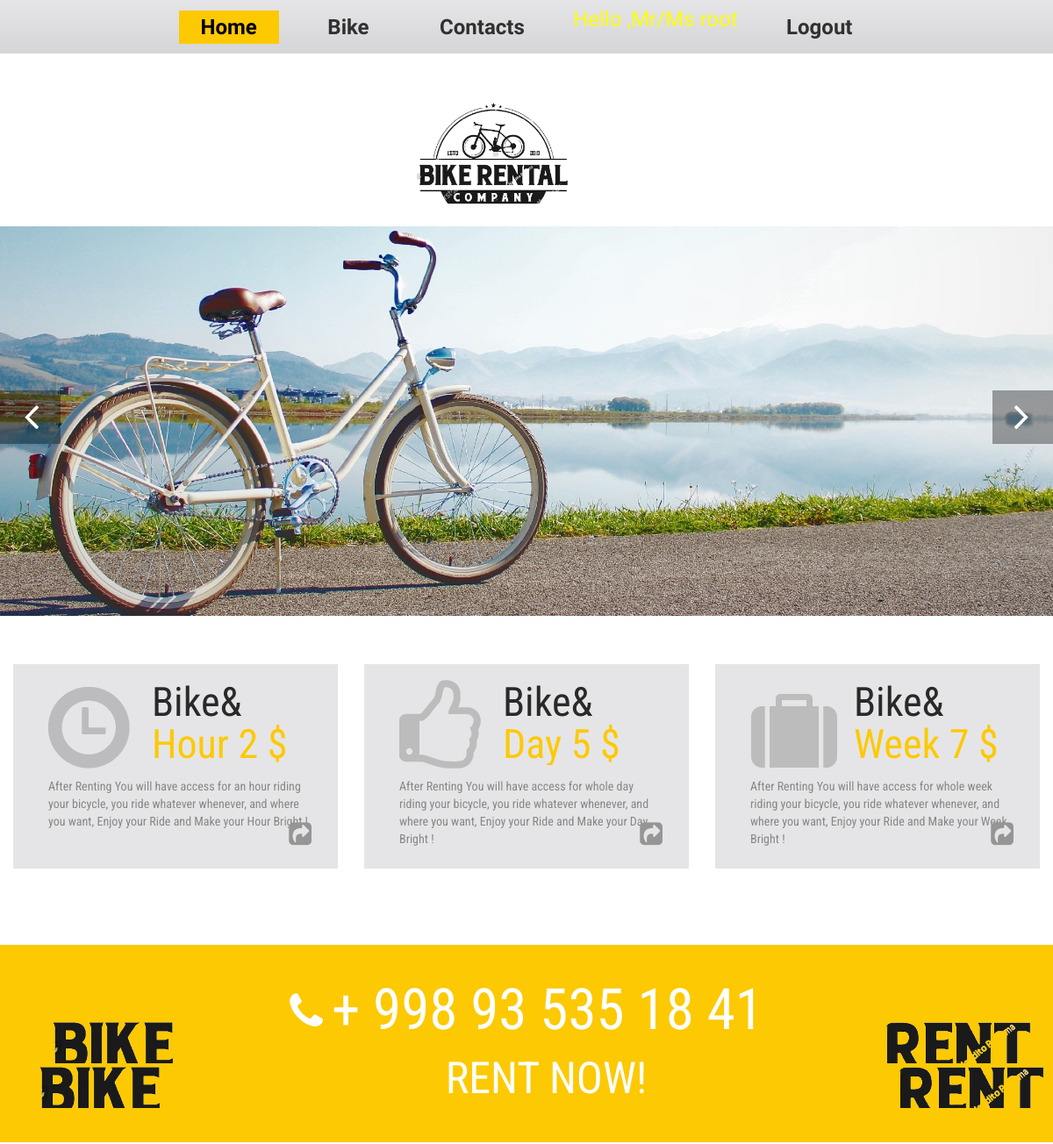
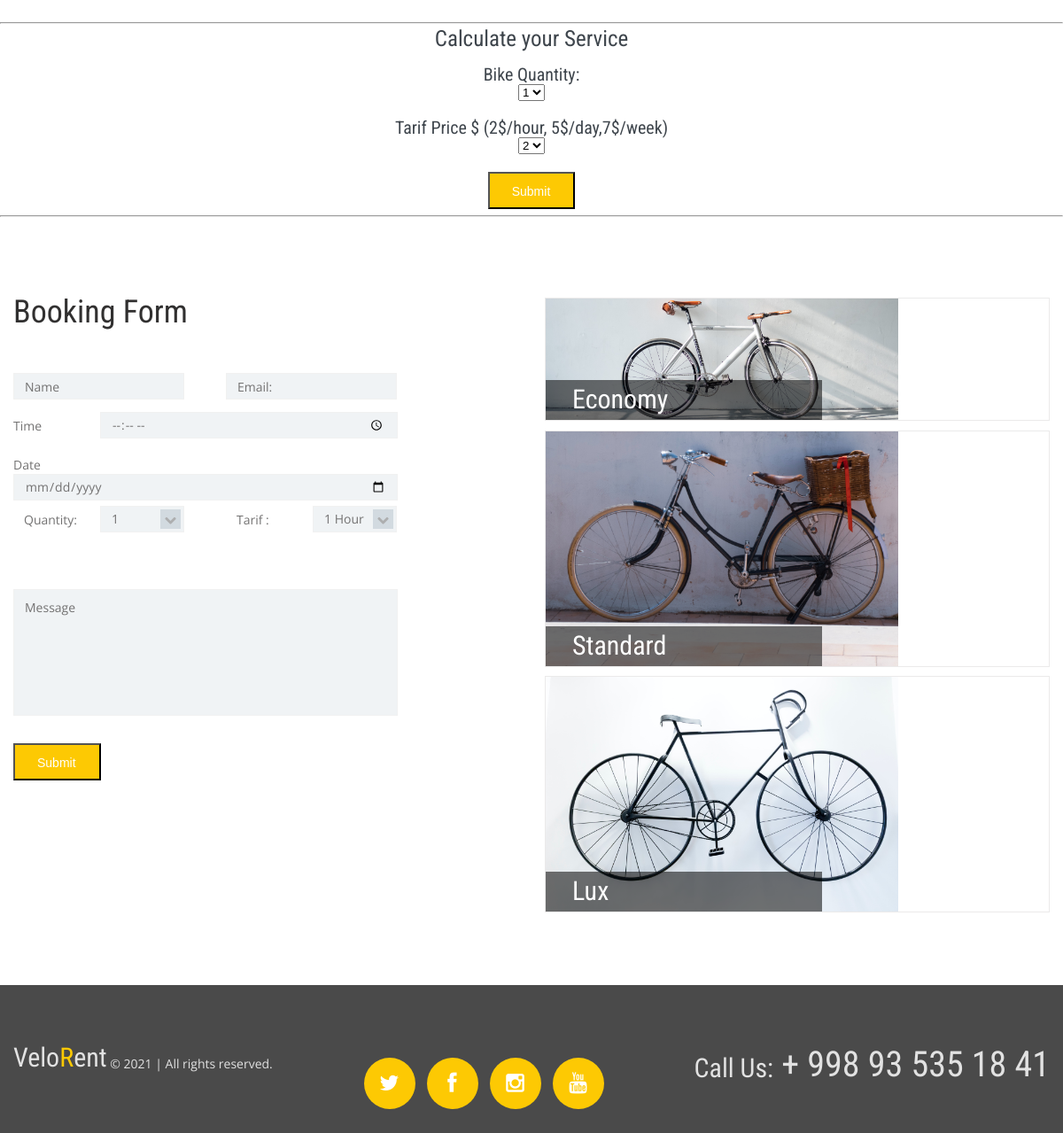
The app's page / (signed in) with its own data (2 pictures, top to bottom).
### velorentapp/models.py (models this page shows, shortened)
class Hour(models.Model):
    price = models.CharField(null=True, blank=True, max_length=200)
    description = models.TextField('Hour')

class Day(models.Model):
    price = models.CharField(null=True, blank=True,max_length=200)
    description = models.TextField('Day')

class Week(models.Model):
    price = models.CharField(null=True, blank=True, max_length=200)
    description = models.TextField('Week')

class Economy(models.Model):
    img = models.ImageField(blank=True, null=True, default='default.jpg', upload_to='Economy')

class Standard(models.Model):
    img = models.ImageField(blank=True, null=True, default='default.jpg', upload_to='Standard')

class Lux(models.Model):
    img = models.ImageField(blank=True, null=True, default='default.jpg', upload_to='Lux')

### velorentapp/views.py (the view)
# urls.py: path('', views.index, name='index'),
@login_required(login_url='login')
def index(request):
    model = {
        'hour': Hour.objects.all(),
        'day': Day.objects.all(),
        'week': Week.objects.all(),
        'economy': Economy.objects.all(),
        'standard': Standard.objects.all(),
        'lux': Lux.objects.all(),
    }
    return render(request, 'velorentapp/index.html', model)

### velorentapp/templates/velorentapp/index.html (shortened to what this page needs)
<!DOCTYPE html>
{% load static %}
<html lang="en">
	<head>
		<link rel="stylesheet" href="{% static 'booking/css/booking.css' %}">
		<link rel="stylesheet" href="{% static 'css/camera.css' %}">
		<link rel="stylesheet" href="{% static 'css/owl.carousel.css' %}">
		<link rel="stylesheet" href="{% static 'css/style.css' %}">
	</head>
	<body class="page1" id="top">
		<div class="main">
			<header>
				<div class="menu_block ">
					<div class="container_12">
						<div class="grid_12">
							<nav class="horizontal-nav full-width horizontalNav-notprocessed">
								<ul class="sf-menu">
									<li class="current"><a href="{% url 'index' %}">Home</a></li>
									<li><a href="{% url 'bike' %}">Bike</a></li>
									<li><a href="{% url 'contact' %}">Contacts</a></li>
									<li class="hello-msg">Hello ,Mr/Ms {{request.user}}</li>
									<li class="hello-msg"><a href="{% url 'logout' %}">Logout</a></li>
								</ul>
							</nav>
						</div>
					</div>
				</div>
				<div class="container_12">
					<div class="grid_12">
						<h1>
							<a href="{% url 'index' %}">
								<img  src="{% static 'logo/logoo.png' %}" alt="Your Happy Family">
							</a>
						</h1>
					</div>
				</div>
			</header>
			<div class="slider_wrapper ">
				<div id="camera_wrap" class="">
				</div>
			</div>
			<div class="container_12">
				<div class="grid_4">
					{% for hours in hour %}
					<div class="banner">
						<div class="maxheight">
							<div class="banner_title">
								<img src="{% static 'images/icon1.png' %}" alt="">
								<div class="extra_wrapper">Bike&amp;
									<div class="color1">Hour {{hours.price}} $ </div>
								</div>
							</div>
								{{hours.description}}
							<a href="#" class="fa fa-share-square"></a>
						</div>
					</div>
					{% endfor %}
				</div>
				<div class="grid_4">
					{% for days in day %}
					<div class="banner">
						<div class="maxheight">
							<div class="banner_title">
								<img src="{% static 'images/icon2.png' %}" alt="">
								<div class="extra_wrapper">Bike&amp;
									<div class="color1">Day {{days.price}} $ </div>
								</div>
							</div>
								{{days.description}}
							<a href="#" class="fa fa-share-square"></a>
						</div>
					</div>
					{% endfor %}
				</div>
				<div class="grid_4">
					{% for weeks in week %}
					<div class="banner">
						<div class="maxheight">
							<div class="banner_title">
								<img src="{% static 'images/icon3.png' %}" alt="">
								<div class="extra_wrapper">Bike&amp;
									<div class="color1">Week {{weeks.price}} $ </div>
								</div>
							</div>
								{{weeks.description}}
							<a href="#" class="fa fa-share-square"></a>
						</div>
					</div>
					{% endfor %}
				</div>
			</div>
			<div class="c_phone">
				<div class="container_12">
					<div class="grid_12">
						<div class="fa fa-phone"></div>+ 998 93 535 18 41
						<span>RENT NOW!</span>
					</div>
				</div>
			</div>
			<br>
			<hr>
			<div class="container_12" align="center">
				<h1 style="font-size:25px;" >Calculate your Service</h1>
			</div>
			<br>
			<form action="{% url 'calculate' %}">
							<div  align="center" class="container"  >
								<h1 style="font-size:20px;" >Bike Quantity: </h1>
									<select name="Quantity" >
										<option>1</option>
									</select>
							</div>
						<br>
						<div align="center">
								<h1 style="font-size:20px;" >Tarif Price $ (2$/hour, 5$/day,7$/week) </h1>
								<select  name="Tarif" >
									<option>2 </option>
								</select>
							</div>
				<br>
				<div align="center" >
					<button  class="btn" type="submit" >Submit</button>
				</div>
				</form>
			<hr>
			<div class="content"><div class="ic"></div>
				<div class="container_12">
					<div class="grid_5">
						<h3>Booking Form</h3>
						<form method="POST" action="{% url 'send_message' %}" id="bookingForm">
							<div class="fl1">
								<div class="tmInput">
									<input name="Name" placeHolder="Name" type="text" data-constraints='@NotEmpty @Required @AlphaSpecial'>
								</div>
							</div>
							<div class="fl1">
								<div class="tmInput">
									<input name="Email" placeHolder="Email:" type="email" data-constraints="@NotEmpty @Required @Email">
								</div>
							</div>
							<strong>Time</strong>
							<div class="tmInput">
								<input name="Time" placeHolder="" type="time" data-constraints="@NotEmpty @Required">
							</div>
							<strong>Date</strong>
							<label class="">
								<input type="Date" name="Date" data-constraints="@NotEmpty @Required @Date">
							</label>
							<div class="fl1 fl2">
								<em>Quantity:</em>
								<div class="clear height1"></div>
							</div>
							<div class="fl1 fl2">
								<em>Tarif : </em>
							</div>
							<div class="tmTextarea">
								<textarea name="Message" placeHolder="Message" data-constraints='@NotEmpty @Required @Length(min=20,max=999999)'></textarea>
							</div>
							<button type="submit" class="btn" >Submit</button>
						</form>
					</div>
					<div class="grid_6 prefix_1">
						{% for ecoimg in economy  %}
							<a href="{{ecoimg.img.url}}" class="type"><img src= {{ecoimg.img.url}} alt=""><span class="type_caption">Economy</span></a>
						{% endfor %}
						{% for stanimg in standard  %}
						<a href="{{stanimg.img.url}}" class="type"><img src={{stanimg.img.url}}  alt=""><span class="type_caption">Standard</span></a>
						{% endfor  %}
						{% for luximg in lux  %}
						<a href="{{luximg.img.url}}" class="type"><img src= {{luximg.img.url}} alt=""><span class="type_caption">Lux</span></a>
						{% endfor  %}
					</div>
				</div>
			</div>
		</div>
		<footer>
			<div class="container_12">
				<div class="grid_12">
					<div class="f_phone"><span>Call Us:</span> + 998 93 535 18 41</div>
					<div class="socials">
						<a href="#" class="fa fa-twitter"></a>
						<a href="#" class="fa fa-facebook"></a>
						<a href="#" class="fa fa-instagram"></a>
						<a href="#" class="fa fa-youtube"></a>
					</div>
					<div class="copy">
						<div class="st1">
						<div class="brand">Velo<span class="color1">R</span>ent </div>
						&copy; 2021	| <a href="#">All rights reserved. </a> </div>
					</div>
				</div>
			</div>
		</footer>
	</body>
</html>

### static/booking/css/booking.css (style rules this page uses)
#bookingForm { padding-right: 36px; font-family: 'Open Sans', sans-serif; }
.tmInput { position: relative; }
.tmTextarea { padding-top: 12px; }
.fl1 { width: 193px; float: left; }
.fl1.fl2 { top: 33px; }
.fl1+.fl1 { margin-left: 47px; }
.fl1 em { font-style: normal; padding-top: 12px; display: block; float: left; padding-left: 12px; }
.tmInput { width: 100%; }
.height1 { height: 44px !important; }
.tmInput { margin-right: 47px; }
#bookingForm { position: relative; display: block; padding-top: 5px; color: #737272; font: 14px/20px 'Open Sans', sans-serif; }
#bookingForm input, #bookingForm textarea { outline: none; -webkit-box-sizing: border-box; -moz-box-sizing: border-box; box-sizing: border-box; border: 1px solid #f1f1f1; color: #737272; background: #f0f3f5; padding: 5px 12px; width: 100%; font: 14px/20px 'Open Sans', sans-serif; height: 30px; }
#bookingForm textarea { resize: none; padding-top: 10px !important; color: #737272; font: 14px/20px 'Open Sans', sans-serif; height: 143px !important; -webkit-box-sizing: border-box; -moz-box-sizing: border-box; box-sizing: border-box; }
#bookingForm>strong { display: block; font-weight: normal; float: left; padding-top: 7px; }

### static/css/camera.css (style rules this page uses)
.slider_wrapper { position: relative; text-align: left; }
.camera_wrap { display: none; position: relative; overflow: visible !important; z-index: 0; margin-bottom: 0 !important; }

### static/css/grid.css (style rules this page uses)
body { min-width: 1200px; }
.container_12 { margin-left: auto; margin-right: auto; width: 1200px; }
.grid_1, .grid_2, .grid_3, .grid_4, .grid_5, .grid_6, .grid_7, .grid_8, .grid_9, .grid_10, .grid_11, .grid_12 { display:inline; float: left; position: relative; margin-left: 15px; margin-right: 15px; }
.container_12 .grid_4 { width:370px; }
.container_12 .grid_5 { width:470px; }
.container_12 .grid_6 { width:570px; }
.container_12 .grid_12 { width:1170px; }
.container_12 .prefix_1 { padding-left:100px; }

### static/css/superfish.css (style rules this page uses)
.menu_block { z-index: 999; position: relative; background: url(../images/menu_bg.png) 0 0 repeat-x #d8d8db; padding: 12px 0 11px; }
.menu_block nav { position: relative; font-family: 'Marvel', sans-serif; }
nav>.sf-menu { z-index: 990; text-align: center; position: relative; }
nav { position:relative;padding: 0px 0 0 0; }
.sf-menu>li { display: block; position: relative; display: inline-block; font-size: 24px; line-height: 20px; }
.sf-menu>li+li { margin-left: 27px; }
.sf-menu>li>a { font-weight: bold; text-align: center; color: #313030; display: block; padding: 9px 25px; }
.sf-menu>li.sfHover>a, .sf-menu>li.current>a, .sf-menu>li>a:hover { color: #000; background-color: #fdc903; }

### velorentapp/templates/velorentapp/index.html (style rules this page uses)
.hello-msg { font-size: 18px; color: yellow; margin-left:200px; }

### records on screen
Hour: price "2", description "After Renting You will have access for an hour riding your bicycle, you ride whatever whenever, and where you want, Enjoy your Ride and Make your Hour Bright !"
Day: price "5", description "After Renting You will have access for whole day riding your bicycle, you ride whatever whenever, and where you want, Enjoy your Ride and Make your Day Bright !"
Week: price "7", description "After Renting You will have access for whole week riding your bicycle, you ride whatever whenever, and where you want, Enjoy your Ride and Make your Week Bright !"
Economy: img (picture)
Standard: img (picture)
Lux: img (picture)
